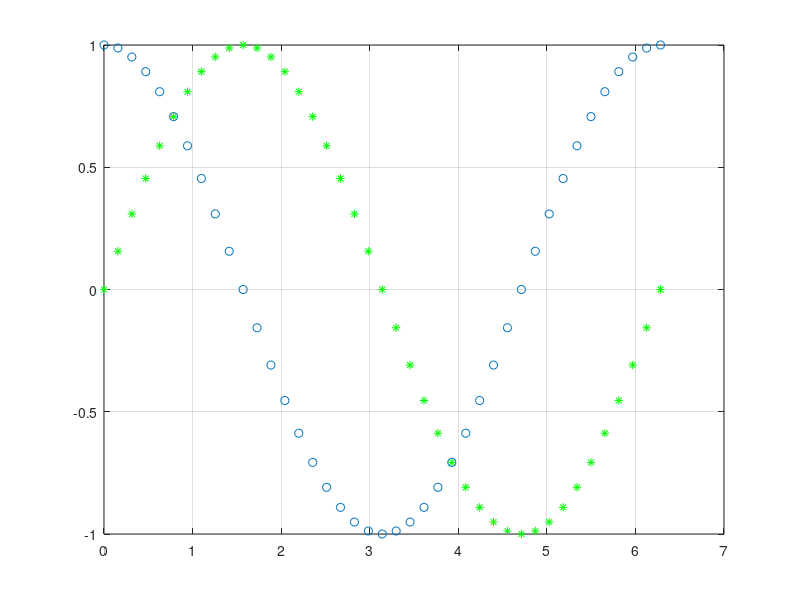

Write MATLAB code to recreate this figure.
% sinusoida

clear;
clc;

x = [0:pi/20:2*pi];
y = sin(x);
yCos = cos(x);
plot(x,y,  'g *' , x, yCos, 'o')
grid on;
hold on;
